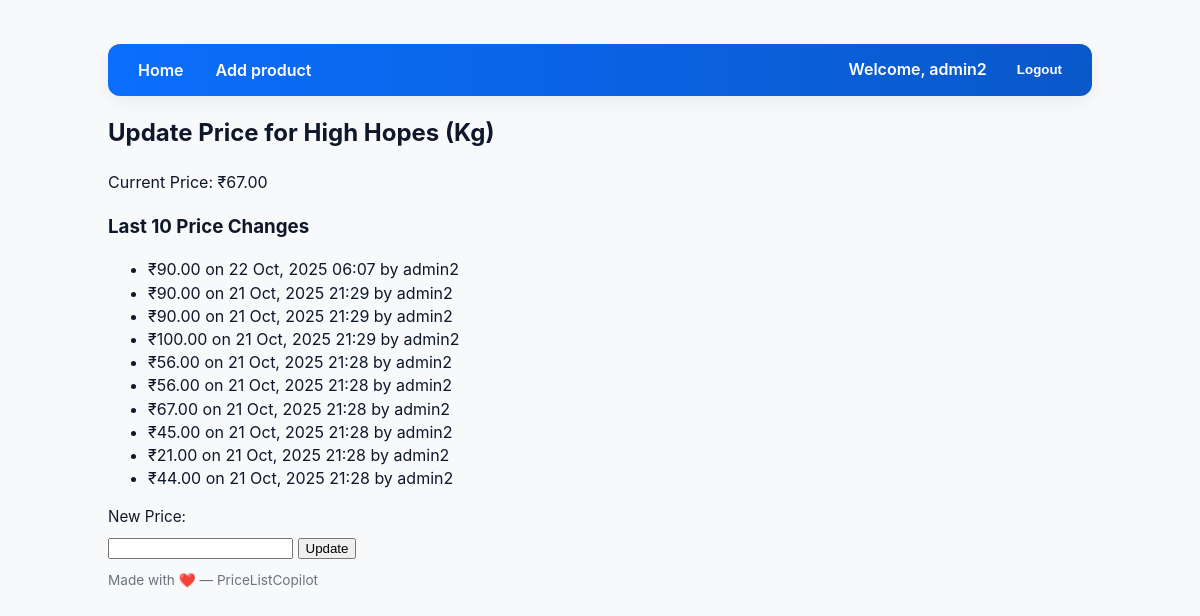
Page /update/1/ (signed in) on the committed database.
### app/models.py (models this page shows, shortened)
class Product(models.Model):
    name = models.CharField(max_length=100, unique=True)
    current_price = models.DecimalField(max_digits=10, decimal_places=2)

class PriceHistory(models.Model):
    product = models.ForeignKey(Product, on_delete=models.CASCADE, related_name='history')
    old_price = models.DecimalField(max_digits=10, decimal_places=2)
    updated_at = models.DateTimeField(auto_now_add=True)
    updated_by = models.ForeignKey(User, on_delete=models.SET_NULL, null=True, blank=True)
    class Meta:
        ordering = ['-updated_at']

### app/views.py (the view, shortened to what this page needs)
# urls.py: path('update/<int:product_id>/', views.update_price_view, name='update_price'),
@login_required
@user_passes_test(lambda u: u.is_staff)
def update_price_view(request, product_id):
    product = get_object_or_404(Product, id=product_id)
    price_history = product.history.all()[:10]
    context = {
        'product': product,
        'price_history': price_history,
        'page_title': f"Update Price: {product.name}",
    }
    return render(request, 'update_price.html', context)

### templates/update_price.html (shortened to what this page needs)
{% extends 'base.html' %}
{% block content %}
<h2>Update Price for {{ product.name }}</h2>
<p>Current Price: ₹{{ product.current_price }}</p>
<h3>Last 10 Price Changes</h3>
<ul>
    {% for change in price_history %}
        <li>₹{{ change.old_price }} on {{ change.updated_at|date:"d M, Y H:i" }} by {{ change.updated_by.username }}</li>
    {% empty %}
        <li>No history available.</li>
    {% endfor %}
</ul>
<form method="post">
    <label for="new_price">New Price:</label>
    <input type="number" step="0.01" name="new_price" required>
    <button type="submit">Update</button>
</form>
{% endblock %}

### templates/base.html (shortened to what this page needs)
{% load static %}
<!DOCTYPE html>
<html lang="en">
<head>
  <link rel="stylesheet" href="{% static 'css/styles.css' %}">
</head>
<body>
  <div class="container">
    <header>
      <nav>
        <div class="nav-left">
          <a class="nav-link" href="{% url 'price_list' %}">Home</a>
          {% if user.is_authenticated and user.is_staff %}
            <a class="nav-link" href="{% url 'create_product' %}">Add product</a>
          {% endif %}
        </div>
        <div class="nav-right">
          {% if user.is_authenticated %}
            <span style="color:white; font-weight:600;">Welcome, {{ user.username }}</span>
            <form method="post" action="{% url 'logout' %}" style="display:inline; margin-left:8px;">
              <button class="nav-link" type="submit">Logout</button>
            </form>
          {% else %}
            <a class="nav-link" href="{% url 'login' %}">Login</a>
          {% endif %}
        </div>
      </nav>
    </header>
    <main>
      {% block content %}{% endblock %}
      <div class="footer-note">Made with ❤️ — PriceListCopilot</div>
    </main>
  </div>
</body>
</html>

### static/css/styles.css (style rules this page uses)
:root { --bg:#f7f9fb; --card:#ffffff; --muted:#6b7280; --accent:#0b6efd; --danger:#e11d48; --success:#059669; --radius:8px; --shadow: 0 6px 18px rgba(15,23,42,0.06); --max-width:1024px; --gap:16px; font-family: Inter, system-ui, -apple-system, "Segoe UI", Roboto, "Helvetica Neue", Arial; color-scheme: light; }
* { box-sizing:border-box }
html,body { height:100% }
body { margin:0; background:var(--bg); color:#0f172a; -webkit-font-smoothing:antialiased; -moz-osx-font-smoothing:grayscale; line-height:1.45; padding:24px; }
.container { max-width:var(--max-width); margin:0 auto; padding:20px; }
header nav { display:flex; align-items:center; justify-content:space-between; background:linear-gradient(90deg,#0b6efd 0%, #0a58ca 100%); color:white; padding:12px 20px; border-radius:12px; box-shadow:var(--shadow); }
.nav-left, .nav-right { display:flex; align-items:center; gap:12px; }
.nav-link { color:white; text-decoration:none; font-weight:600; padding:6px 10px; border-radius:6px; display:inline-flex; align-items:center; gap:6px; background: transparent; border: 0; cursor: pointer; line-height:1; }
form label { display:block; margin-bottom:8px; font-size:0.95rem; color:#111827; }
.footer-note { color:var(--muted); font-size:0.85rem; margin-top:12px; }

### rows in the picture
Product: name "High Hopes (Kg)", current_price "67.00"
PriceHistory: old_price "90.00", updated_at "22 Oct, 2025 06:07", updated_by.username "admin2"
PriceHistory: old_price "90.00", updated_at "21 Oct, 2025 21:29", updated_by.username "admin2"
PriceHistory: old_price "90.00", updated_at "21 Oct, 2025 21:29", updated_by.username "admin2"
PriceHistory: old_price "100.00", updated_at "21 Oct, 2025 21:29", updated_by.username "admin2"
PriceHistory: old_price "56.00", updated_at "21 Oct, 2025 21:28", updated_by.username "admin2"
PriceHistory: old_price "56.00", updated_at "21 Oct, 2025 21:28", updated_by.username "admin2"
PriceHistory: old_price "67.00", updated_at "21 Oct, 2025 21:28", updated_by.username "admin2"
PriceHistory: old_price "45.00", updated_at "21 Oct, 2025 21:28", updated_by.username "admin2"
PriceHistory: old_price "21.00", updated_at "21 Oct, 2025 21:28", updated_by.username "admin2"
PriceHistory: old_price "44.00", updated_at "21 Oct, 2025 21:28", updated_by.username "admin2"

### other values in the picture
{{ user.username }} "admin2"
